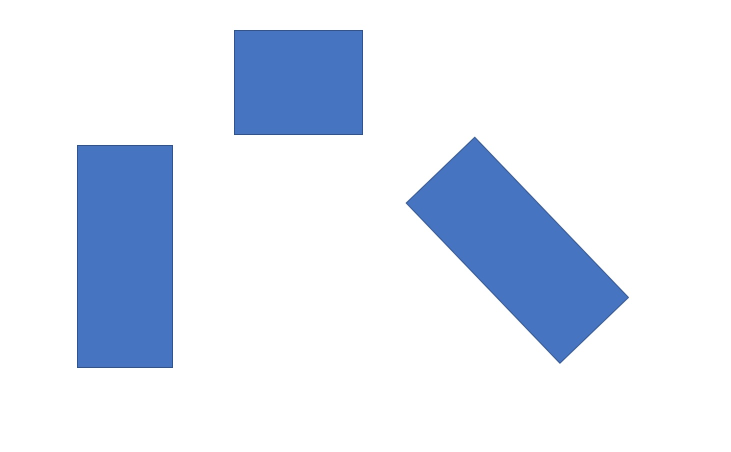
#> input picture David/image.jpg, 1462 x 904 px, given in place of the camera (shown at 1/2 size)
$ python left3a.py
#> lines starting #> are read from the running program, lines starting #| are printed output that depends on the picture; after the words box and inside, x2 and y2 are one past the last pixel; in counts of white or black regions, pixels touching at a corner belong together
from __future__ import print_function
import argparse
import warnings
import sys
sys.path.append('/usr/local/lib/python3.5/dist-packages')
import cv2 as cv
import numpy as np
import imutils
from imutils import perspective
from networktables import NetworkTables

#Initializing NetworkTables
NetworkTables.initialize(server='10.13.89.2')
table = NetworkTables.getTable('vision')

#Setting up argument parser
parser = argparse.ArgumentParser()
parser.add_argument("--camera", help = 'camera device number', default = 0, type = int)
args = parser.parse_args()

#Setting up camera
cap = cv.VideoCapture(args.camera)

#Setting HSV values
lower = np.array([0, 0, 254])
upper = np.array([9, 13, 255])

#Erosion
erosionKernel = np.ones((3,3), np.uint8)
dilateKernel = np.ones((0,0), np.uint8)

#Setting up windows
window_capture_name = 'Video Capture'
window_detection_name = 'Object Detection'
cv.namedWindow(window_capture_name)
cv.namedWindow(window_detection_name)

window_width = 640
window_height = 480

bounding_area_min = 3000
#Sorts contours from left to right
def threshold(frame, lower, upper):
	frame_HSV = cv.cvtColor(frame, cv.COLOR_BGR2HSV)
	frame_threshold = cv.inRange(frame_HSV, lower, upper)
	frame_threshold = cv.erode(frame_threshold, erosionKernel, iterations =1)
	frame_threshold = cv.dilate(frame_threshold, dilateKernel, iterations=1)


	return (frame_threshold)

def sort_contours(cnts):

	boundingBoxes = [cv.boundingRect(c) for c in cnts]
	(cnts, boundingBoxes) = zip(*sorted(zip(cnts, boundingBoxes), key = lambda b:b[1][0], reverse=False))

	return (cnts, boundingBoxes)

def draw_bounding_boxes(cnt):
	ctr = np.array(box).reshape((-1,1,2)).astype(np.int32)
	cv.drawContours(frame, [ctr], -1, (255, 0, 0), 2)

def draw_lines(cnt, frame, cols, lefty, righty):

	cv.line(frame, (cols - 1, righty), (0, lefty), (0, 255, 0), 2)


	#Saving the line being drawn
	if lines == None:
		lines.append(cols - 1)
		lines.append(righty)
		lines.append(0)
		lines.append(lefty)
		print("Length of lines array", len(lines))
	else:
		lines.append(cols - 1)
		lines.append(righty)
		lines.append(0)
		lines.append(lefty)

	return (lines)

def calculate_first_intersection(xCoord, yCoord, lines, window_height):
	u = ((lines[6] - lines[4]) * (lines[1]-lines[5]) - (lines[7] - lines[5])*(lines[0] - lines[4]))/((lines[7] - lines[5])*(lines[2] - lines[0]) - (lines[6] - lines[4])*(lines[3]-lines[1]))

	y = righty + u * (lefty - righty)
	yCoord = int(y)
	#if yCoord < lines[0]:
	if yCoord < window_height:
		x = (cols-1) + u * (0 - (cols - 1))
		xCoord = int(x)
		cv.circle(frame, (xCoord,yCoord), 7, (0,0,255), -1)
		cv.circle(frame, (xCoord,240), 7, (255,0,255), -1)
	else:
		print("excluding because of height")

def calculate_second_intersection(xCoordTwo, yCoordTwo, lines, window_height):
	uRight = ((lines[10] - lines[8]) * (lines[5]-lines[9]) - (lines[11] - lines[9])*(lines[4] - lines[8]))/((lines[11] - lines[9])*(lines[6] - lines[4]) - (lines[10] - lines[8])*(lines[7]-lines[5]))

	yTwo = righty + uRight * (lefty - righty)
	yCoordTwo = int(yTwo)
	if yCoordTwo < window_height:
		xTwo = (cols-1) + uRight * (0 - (cols - 1))
		xCoordTwo = int(xTwo)
		cv.circle(frame, (xCoordTwo,yCoordTwo), 7, (0,0,255), -1)
		cv.circle(frame, (xCoordTwo,240), 7, (255,0,255), -1)
	else:
		print("excluding because of height")


while True:

	ret, frame = cap.read()
#> frame is the input picture: shape (904, 1462, 3); mean B, G, R 244.1, 231.1, 223.3
	if frame is None:
		break;

	cnts = cv.findContours(threshold(frame, lower, upper).copy(), cv.RETR_EXTERNAL, cv.CHAIN_APPROX_SIMPLE)
#> in threshold, `frame_HSV = cv.cvtColor(frame, cv.COLOR_BGR2HSV)`: frame_HSV: shape (904, 1462, 3); mean H, S, V 20.1, 27.8, 244.1
#> in threshold, `frame_threshold = cv.inRange(frame_HSV, lower, upper)`:
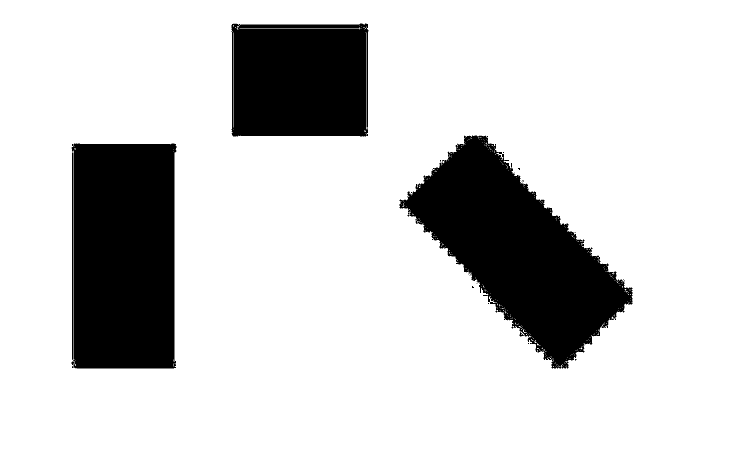
#> frame_threshold: shape (904, 1462) (shown at 1/2 size); 81.2% white; 34 black regions (29 under 20 px), largest, box (x1, y1, x2, y2) and area: (799, 271, 1265, 737) 96846, (143, 287, 353, 737) 90818, (463, 47, 737, 273) 60022, (144, 305, 146, 720) 829, (1039, 664, 1048, 673) 39
#> in threshold, `frame_threshold = cv.erode(frame_threshold, erosionKernel, iterations ..`:
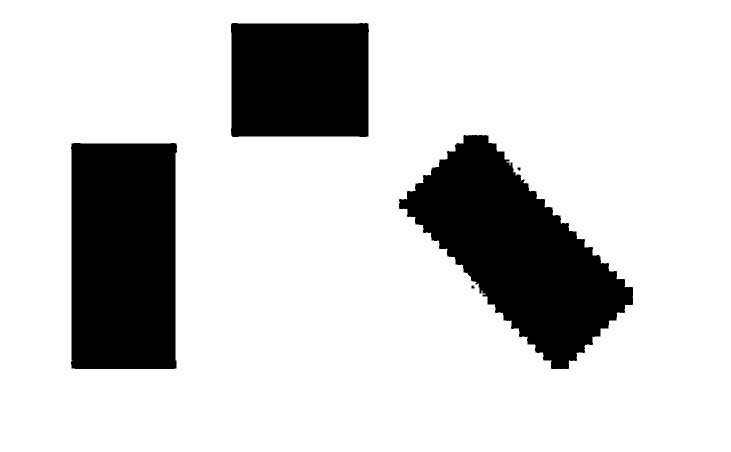
#> frame_threshold: shape (904, 1462) (shown at 1/2 size); 80.6% white; 5 black regions, box (x1, y1, x2, y2) and area: (798, 270, 1266, 738) 100873, (142, 286, 354, 738) 93910, (462, 46, 738, 274) 62002, (1035, 335, 1041, 341) 32, (943, 571, 949, 577) 32
#> in threshold, `frame_threshold = cv.dilate(frame_threshold, dilateKernel, iterations=1)`:
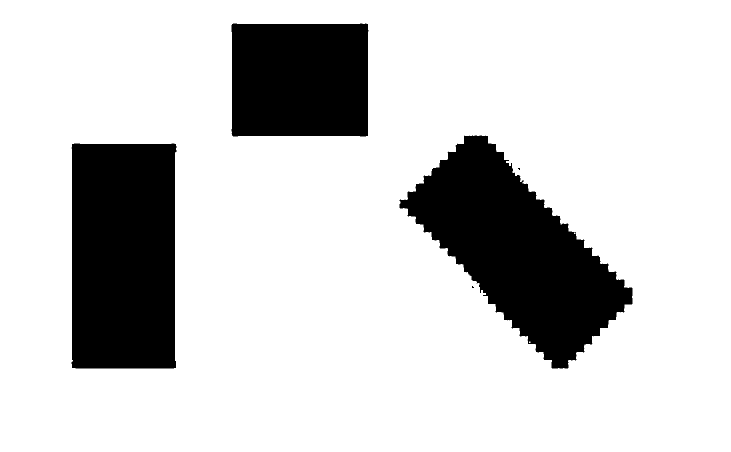
#> frame_threshold: shape (904, 1462) (shown at 1/2 size); 80.9% white; 6 black regions (3 under 20 px)
#> cnts = 1 contour; box (x1, y1, x2, y2) and area: (0, 0, 1462, 904) 1319283
	cnts = imutils.grab_contours(cnts)
#> cnts = [[[0, 0], [0, 903], [1461, 903], [1461, 0]]]

	lines = []

	if len(cnts) == 0:
		table.putNumber("X", 320)
		print("nothing detected")

	if len(cnts) > 0:

		(cnts, boundingBoxes) = sort_contours(cnts)
#> in sort_contours, `boundingBoxes = [cv.boundingRect(c) for c in cnts]`: boundingBoxes = [(0, 0, 1462, 904)]
#> in sort_contours, `(cnts, boundingBoxes) = zip(*sorted(zip(cnts, boundingBoxes), key = la..`: cnts = ([[0, 0], [0, 903], [1461, 903], [1461, 0]],); boundingBoxes = ((0, 0, 1462, 904),)
#> cnts = ([[0, 0], [0, 903], [1461, 903], [1461, 0]],); boundingBoxes = ((0, 0, 1462, 904),)

		for c in cnts:

			area = cv.contourArea(c)

			if area > bounding_area_min:

				rect = cv.minAreaRect(c)
				box = cv.boxPoints(rect)

				draw_bounding_boxes(c)

				rows,cols = frame.shape[:2]
				[vx,vy,x,y] = cv.fitLine(c, cv.DIST_L2, 0, 0.01, 0.01)
				lefty = int((-x * vy/vx) + y)
				righty = int(((cols - x) * vy/vx) + y)

				draw_lines(c, frame, cols, lefty, righty)
#> this loop made 1 pass
#> (c, area, rect, box, ctr in draw_bounding_boxes, rows, cols, vx) on pass 1: ([[0, 0], [0, 903], [1461, 903], [1461, 0]], 1319283, ((730.5, 451.5), (903, 1461), -90), [[1461, 903], [-2.76e-14, 903], [0, 0], [1461, 0]], [[1461, 903], [0, 903], [0, 0], [1461, 0]], 904, 1462, [1])


		#setting defaults
		yCoord = window_height
		yCoordTwo = window_height
		xCoord = window_width/2
		xCoordTwo = window_width/2

		#Finds the intersection between midlines of contours

		if len(lines) > 7:
			calculate_first_intersection(xCoord, yCoord, lines, window_height)


		#look at calculations for u for this one, causes point to be displayed on other line
		if len(lines) > 11:
			calculate_second_intersection(xCoordTwo, yCoordTwo, lines, window_height)

		#calculations for coord for lines array has 0,0 start from bottom left, ycoord starts from top left, weird lol
		if yCoordTwo < yCoord:
			table.putNumber("X", xCoordTwo)

		else:
			cv.circle(frame, (0,0), 7, (0,0,255), -1)
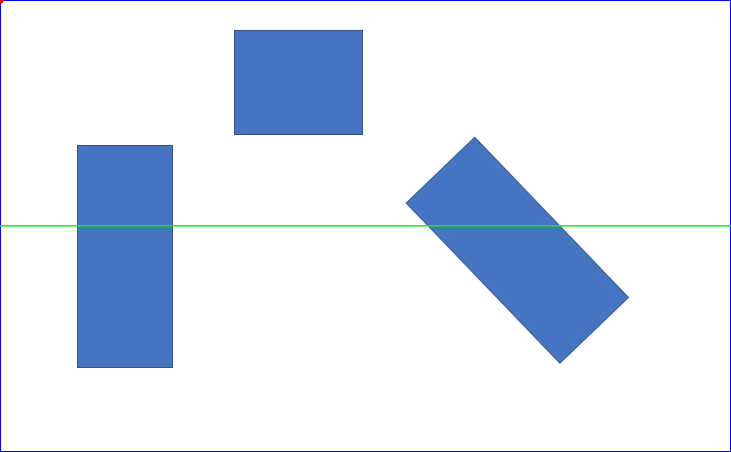
#> frame: shape (904, 1462, 3) (shown at 1/2 size); 1.05% of pixels changed, all inside (x1, y1, x2, y2) = (0, 0, 1462, 904)
	#Making windows
	cv.imshow(window_capture_name, frame)
	cv.imshow(window_detection_name, threshold(frame, lower, upper))
#> in threshold (call 2), `frame_HSV = cv.cvtColor(frame, cv.COLOR_BGR2HSV)`: frame_HSV: shape (904, 1462, 3); mean H, S, V 21.1, 30.3, 244.2
#> in threshold (call 2), `frame_threshold = cv.inRange(frame_HSV, lower, upper)`:
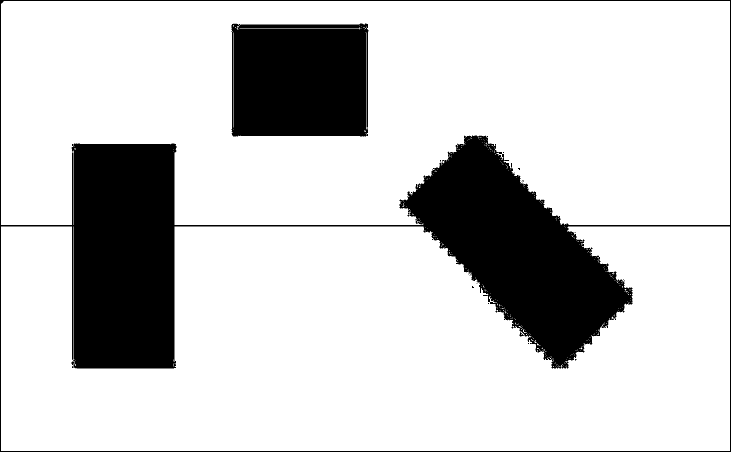
#> frame_threshold: shape (904, 1462) (shown at 1/2 size); 80.2% white; 32 black regions (29 under 20 px), largest, box (x1, y1, x2, y2) and area: (0, 0, 1462, 904) 200858, (463, 47, 737, 273) 60022, (1039, 664, 1048, 673) 39
#> in threshold (call 2), `frame_threshold = cv.erode(frame_threshold, erosionKernel, iterations ..`:
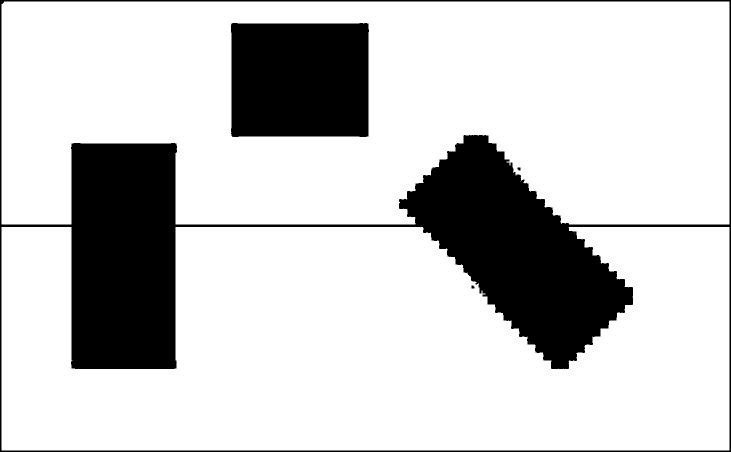
#> frame_threshold: shape (904, 1462) (shown at 1/2 size); 79.1% white; 4 black regions, box (x1, y1, x2, y2) and area: (0, 0, 1462, 904) 213737, (462, 46, 738, 274) 62002, (1035, 335, 1041, 341) 32, (943, 571, 949, 577) 32
#> in threshold (call 2), `frame_threshold = cv.dilate(frame_threshold, dilateKernel, iterations=1)`:
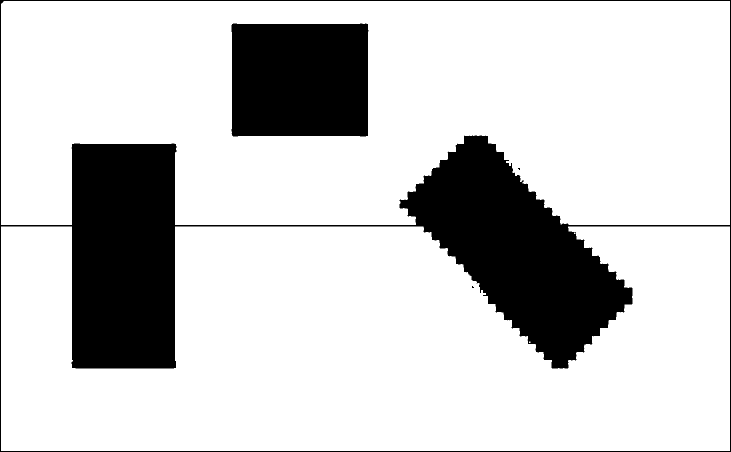
#> frame_threshold: shape (904, 1462) (shown at 1/2 size); 80% white; 5 black regions (3 under 20 px), largest, box (x1, y1, x2, y2) and area: (0, 0, 1462, 904) 203660, (463, 47, 737, 273) 60988

	key = cv.waitKey(1) & 0xFF
#> (key q is pressed here)
	if key == ord('q'):
		break

$ run again, on David/rectangles1.jpg
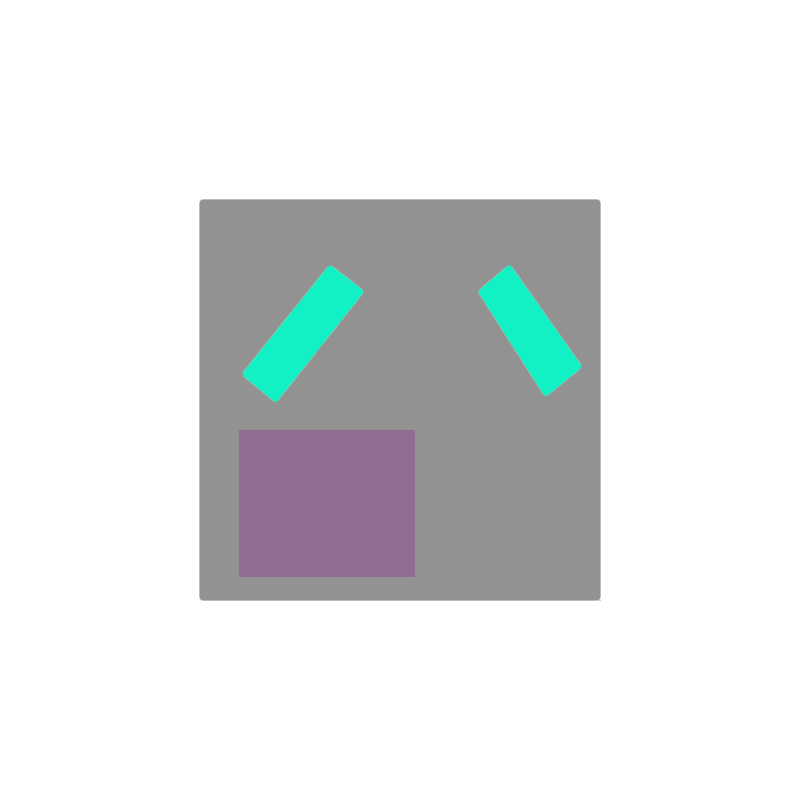
#> input picture David/rectangles1.jpg, 800 x 800 px, given in place of the camera
#> frame is the input picture: shape (800, 800, 3); mean B, G, R 228.5, 227.9, 225.2
#> frame_HSV: shape (800, 800, 3); mean H, S, V 7.8, 6.9, 229.3
#> in threshold, `frame_threshold = cv.erode(frame_threshold, erosionKernel, iterations ..`:
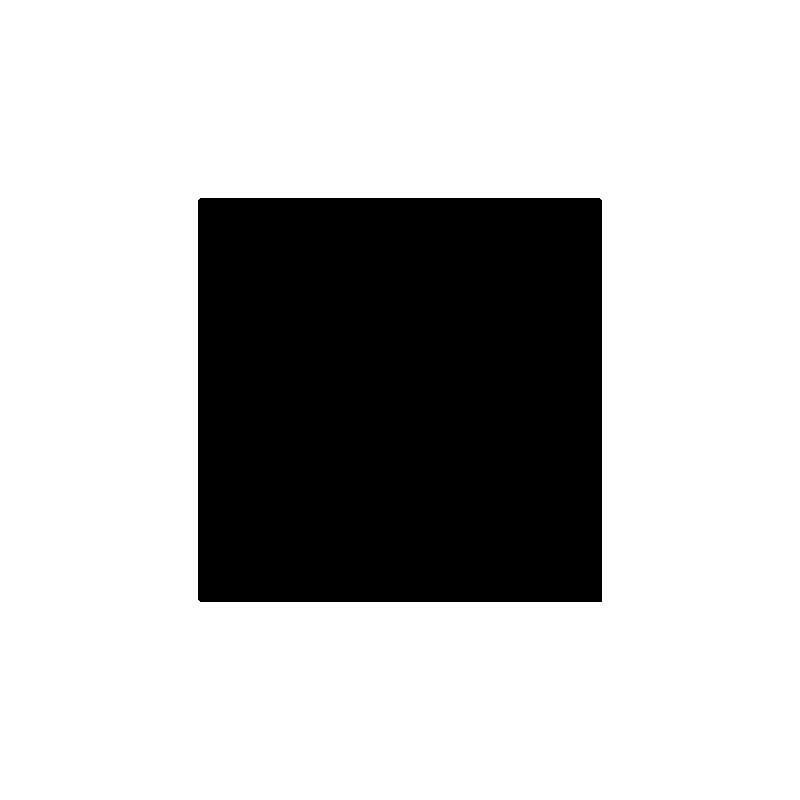
#> frame_threshold: shape (800, 800); 74.5% white; 1 black region, box (x1, y1, x2, y2) and area: (198, 198, 602, 602) 163207
#> `cnts = cv.findContours(threshold(frame, lower, upper).copy(), cv.RETR_..`: cnts = 1 contour; box (x1, y1, x2, y2) and area: (0, 0, 800, 800) 638401
#> `cnts = imutils.grab_contours(cnts)`: cnts = [[[0, 0], [0, 799], [799, 799], [799, 0]]]
#> in sort_contours, `boundingBoxes = [cv.boundingRect(c) for c in cnts]`: boundingBoxes = [(0, 0, 800, 800)]
#> in sort_contours, `(cnts, boundingBoxes) = zip(*sorted(zip(cnts, boundingBoxes), key = la..`: cnts = ([[0, 0], [0, 799], [799, 799], [799, 0]],); boundingBoxes = ((0, 0, 800, 800),)
#> `(cnts, boundingBoxes) = sort_contours(cnts)`: cnts = ([[0, 0], [0, 799], [799, 799], [799, 0]],); boundingBoxes = ((0, 0, 800, 800),)
#> the loop `for c in cnts: ` made 1 pass
#> (c, area, rect, box, ctr in draw_bounding_boxes, rows, cols, vx) on pass 1: ([[0, 0], [0, 799], [799, 799], [799, 0]], 638401, ((399.5, 399.5), (799, 799), -90), [[799, 799], [-2.45e-14, 799], [0, 0], [799, 0]], [[799, 799], [0, 799], [0, 0], [799, 0]], 800, 800, [1])
#> frame: shape (800, 800, 3); 1.37% of pixels changed, all inside (x1, y1, x2, y2) = (0, 0, 800, 800)
#> frame_HSV: shape (800, 800, 3); mean H, S, V 9.3, 10.4, 229.5
#> in threshold (call 2), `frame_threshold = cv.erode(frame_threshold, erosionKernel, iterations ..`:
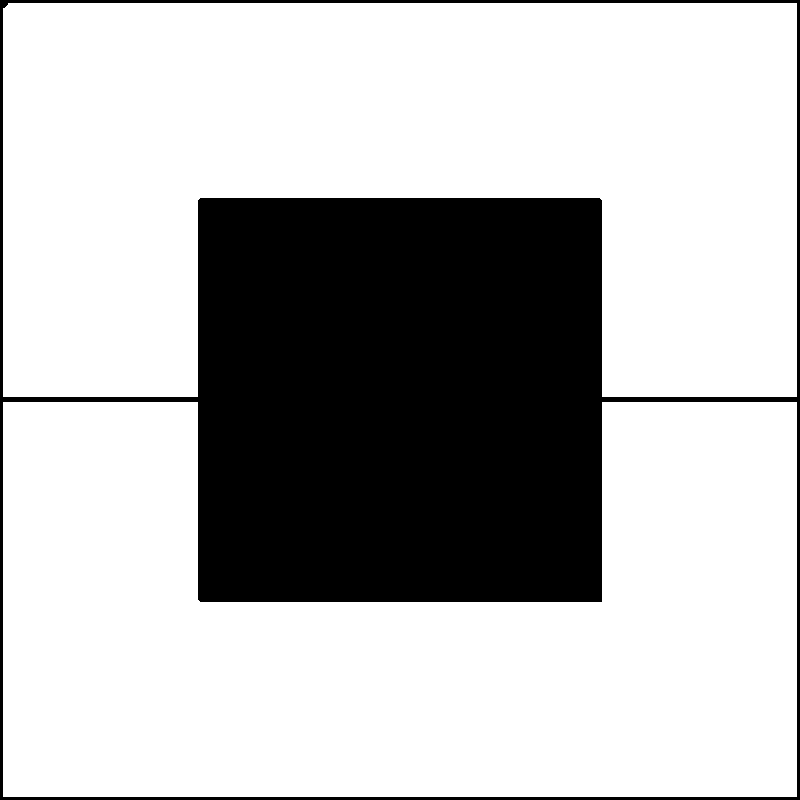
#> frame_threshold: shape (800, 800); 72.7% white; 1 black region, box (x1, y1, x2, y2) and area: (0, 0, 800, 800) 174740
